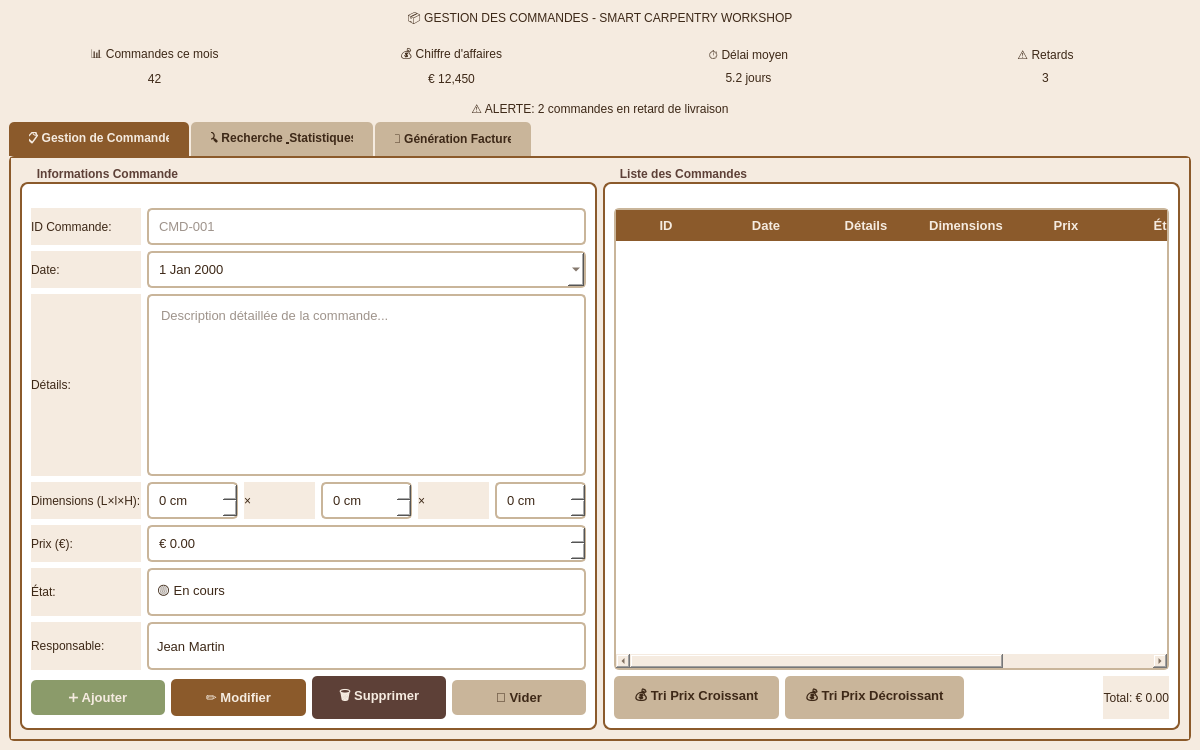
<?xml version="1.0" encoding="UTF-8"?>
<ui version="4.0">
<class>MainWindow</class>
<widget class="QMainWindow" name="MainWindow">
 <property name="geometry">
  <rect>
   <x>0</x>
   <y>0</y>
   <width>1200</width>
   <height>750</height>
  </rect>
 </property>
 <property name="windowTitle">
  <string>Smart Carpentry - Gestion des Commandes</string>
 </property>
 <property name="styleSheet">
  <string notr="true">
    QMainWindow { background-color: #F5EBE0; }
    QWidget { background-color: #F5EBE0; color: #3D2817; font-family: 'Segoe UI', Arial, sans-serif; }
    QTabWidget::pane { border: 2px solid #8B5A2B; background-color: #F5EBE0; border-radius: 5px; }
    QTabBar::tab { background-color: #C9B59A; color: #3D2817; padding: 10px 20px; margin-right: 2px; border-top-left-radius: 5px; border-top-right-radius: 5px; font-weight: bold; }
    QTabBar::tab:selected { background-color: #8B5A2B; color: #F5EBE0; }
    QTabBar::tab:hover { background-color: #9B8068; }
    QGroupBox { background-color: #FFFFFF; border: 2px solid #8B5A2B; border-radius: 8px; margin-top: 15px; padding-top: 15px; font-weight: bold; }
    QGroupBox::title { color: #5D4037; subcontrol-origin: margin; left: 10px; padding: 0 5px; font-size: 10pt; }
    QLineEdit, QTextEdit, QDateEdit, QComboBox, QSpinBox, QDoubleSpinBox { background-color: #FFFFFF; border: 2px solid #C9B59A; border-radius: 5px; padding: 8px; color: #3D2817; font-size: 10pt; }
    QLineEdit:focus, QTextEdit:focus, QDateEdit:focus, QComboBox:focus, QSpinBox:focus, QDoubleSpinBox:focus { border: 2px solid #8B5A2B; }
    QComboBox { font-size: 10pt; min-height: 28px; }
    QComboBox::drop-down { border: none; width: 20px; }
    QComboBox::down-arrow { image: none; border-left: 4px solid transparent; border-right: 4px solid transparent; border-top: 4px solid #8B5A2B; margin-right: 6px; }
    QPushButton { background-color: #8B5A2B; color: #F5EBE0; border: none; border-radius: 5px; padding: 10px 20px; font-weight: bold; font-size: 10pt; }
    QPushButton:hover { background-color: #9B8068; }
    QPushButton:pressed { background-color: #5D4037; }
    QPushButton#btnAjouter { background-color: #8B9B6A; }
    QPushButton#btnAjouter:hover { background-color: #9BAB7A; }
    QPushButton#btnModifier { background-color: #8B5A2B; }
    QPushButton#btnModifier:hover { background-color: #9B8068; }
    QPushButton#btnSupprimer { background-color: #5D4037; }
    QPushButton#btnSupprimer:hover { background-color: #6D4C41; }
    QPushButton#btnVider, QPushButton#btnRechercher, QPushButton#btnResetRecherche, QPushButton#btnTriPrixCroissant, QPushButton#btnTriPrixDecroissant { background-color: #C9B59A; color: #3D2817; }
    QPushButton#btnVider:hover, QPushButton#btnRechercher:hover, QPushButton#btnResetRecherche:hover, QPushButton#btnTriPrixCroissant:hover, QPushButton#btnTriPrixDecroissant:hover { background-color: #D9C5AA; }
    QTableWidget { background-color: #FFFFFF; alternate-background-color: #F5EBE0; border: 2px solid #C9B59A; border-radius: 5px; gridline-color: #C9B59A; color: #3D2817; }
    QTableWidget::item:selected { background-color: #8B5A2B; color: #F5EBE0; }
    QHeaderView::section { background-color: #8B5A2B; color: #F5EBE0; padding: 6px; border: none; font-weight: bold; font-size: 10pt; }
    QLabel#headerTitle { font-size: 22px; font-weight: bold; color: #3D2817; padding: 15px; background-color: #C9B59A; border-radius: 8px; margin: 10px; border: 2px solid #8B5A2B; }
    QFrame#statCard { background-color: #FFFFFF; border: 2px solid #8B5A2B; border-radius: 8px; padding: 15px; }
    QLabel#statValue { font-size: 28px; font-weight: bold; color: #5D4037; }
    QLabel#statText { font-size: 14px; color: #8B5A2B; font-weight: 500; }
    QLabel#alerteLabel { background-color: #FFF3CD; color: #856404; padding: 10px; border-radius: 5px; border: 1px solid #FFEAA7; font-weight: bold; }
    QProgressBar { border: 2px solid #C9B59A; border-radius: 5px; text-align: center; background-color: #FFFFFF; color: #3D2817; }
    QProgressBar::chunk { background-color: #8B9B6A; border-radius: 3px; }
    QPushButton#btnGenererPDF, QPushButton#btnApercuPDF, QPushButton#btnEnvoyerEmail { background-color: #8B9B6A; }
    QPushButton#btnGenererPDF:hover, QPushButton#btnApercuPDF:hover, QPushButton#btnEnvoyerEmail:hover { background-color: #9BAB7A; }
    QPushButton#btnGenererStats, QPushButton#btnExporterStats { background-color: #C9B59A; color: #3D2817; }
    QPushButton#btnGenererStats:hover, QPushButton#btnExporterStats:hover { background-color: #D9C5AA; }
  </string>
 </property>
 <widget class="QWidget" name="centralwidget">
  <layout class="QVBoxLayout" name="verticalLayout">
   <item>
    <widget class="QLabel" name="labelHeader">
     <property name="text">
      <string>📦 GESTION DES COMMANDES - SMART CARPENTRY WORKSHOP</string>
     </property>
     <property name="alignment">
      <set>Qt::AlignCenter</set>
     </property>
    </widget>
   </item>
   <item>
    <layout class="QHBoxLayout" name="horizontalLayoutStats">
     <item>
      <widget class="QFrame" name="frameStats1">
       <layout class="QVBoxLayout" name="verticalLayout_2">
        <item>
         <widget class="QLabel" name="labelStat1">
          <property name="text">
           <string>📊 Commandes ce mois</string>
          </property>
          <property name="alignment">
           <set>Qt::AlignCenter</set>
          </property>
         </widget>
        </item>
        <item>
         <widget class="QLabel" name="valueStat1">
          <property name="text">
           <string>42</string>
          </property>
          <property name="alignment">
           <set>Qt::AlignCenter</set>
          </property>
         </widget>
        </item>
       </layout>
      </widget>
     </item>
     <item>
      <widget class="QFrame" name="frameStats2">
       <layout class="QVBoxLayout" name="verticalLayout_3">
        <item>
         <widget class="QLabel" name="labelStat2">
          <property name="text">
           <string>💰 Chiffre d'affaires</string>
          </property>
          <property name="alignment">
           <set>Qt::AlignCenter</set>
          </property>
         </widget>
        </item>
        <item>
         <widget class="QLabel" name="valueStat2">
          <property name="text">
           <string>€ 12,450</string>
          </property>
          <property name="alignment">
           <set>Qt::AlignCenter</set>
          </property>
         </widget>
        </item>
       </layout>
      </widget>
     </item>
     <item>
      <widget class="QFrame" name="frameStats3">
       <layout class="QVBoxLayout" name="verticalLayout_4">
        <item>
         <widget class="QLabel" name="labelStat3">
          <property name="text">
           <string>⏱️ Délai moyen</string>
          </property>
          <property name="alignment">
           <set>Qt::AlignCenter</set>
          </property>
         </widget>
        </item>
        <item>
         <widget class="QLabel" name="valueStat3">
          <property name="text">
           <string>5.2 jours</string>
          </property>
          <property name="alignment">
           <set>Qt::AlignCenter</set>
          </property>
         </widget>
        </item>
       </layout>
      </widget>
     </item>
     <item>
      <widget class="QFrame" name="frameStats4">
       <layout class="QVBoxLayout" name="verticalLayout_5">
        <item>
         <widget class="QLabel" name="labelStat4">
          <property name="text">
           <string>⚠️ Retards</string>
          </property>
          <property name="alignment">
           <set>Qt::AlignCenter</set>
          </property>
         </widget>
        </item>
        <item>
         <widget class="QLabel" name="valueStat4">
          <property name="text">
           <string>3</string>
          </property>
          <property name="alignment">
           <set>Qt::AlignCenter</set>
          </property>
         </widget>
        </item>
       </layout>
      </widget>
     </item>
    </layout>
   </item>
   <item>
    <widget class="QLabel" name="labelAlerte">
     <property name="text">
      <string>⚠️ ALERTE: 2 commandes en retard de livraison</string>
     </property>
     <property name="alignment">
      <set>Qt::AlignCenter</set>
     </property>
    </widget>
   </item>
   <item>
    <widget class="QTabWidget" name="tabWidget">
     <property name="currentIndex">
      <number>0</number>
     </property>
     <widget class="QWidget" name="tabGestion">
      <attribute name="title">
       <string>📋 Gestion de Commande</string>
      </attribute>
      <layout class="QHBoxLayout" name="horizontalLayout">
       <item>
        <widget class="QGroupBox" name="groupBoxForm">
         <property name="title">
          <string>Informations Commande</string>
         </property>
         <layout class="QGridLayout" name="gridLayout">
          <item row="0" column="0">
           <widget class="QLabel" name="label_ID">
            <property name="text">
             <string>ID Commande:</string>
            </property>
           </widget>
          </item>
          <item row="0" column="1">
           <widget class="QLineEdit" name="txtID">
            <property name="placeholderText">
             <string>CMD-001</string>
            </property>
           </widget>
          </item>
          <item row="1" column="0">
           <widget class="QLabel" name="label_Date">
            <property name="text">
             <string>Date:</string>
            </property>
           </widget>
          </item>
          <item row="1" column="1">
           <widget class="QDateEdit" name="dateCommande">
            <property name="calendarPopup">
             <bool>true</bool>
            </property>
           </widget>
          </item>
          <item row="2" column="0">
           <widget class="QLabel" name="label_Details">
            <property name="text">
             <string>Détails:</string>
            </property>
           </widget>
          </item>
          <item row="2" column="1">
           <widget class="QTextEdit" name="txtDetails">
            <property name="placeholderText">
             <string>Description détaillée de la commande...</string>
            </property>
           </widget>
          </item>
          <item row="3" column="0">
           <widget class="QLabel" name="label_Dimensions">
            <property name="text">
             <string>Dimensions (L×l×H):</string>
            </property>
           </widget>
          </item>
          <item row="3" column="1">
           <layout class="QHBoxLayout" name="horizontalLayout_2">
            <item>
             <widget class="QSpinBox" name="spinLongueur">
              <property name="suffix">
               <string> cm</string>
              </property>
              <property name="maximum">
               <number>1000</number>
              </property>
             </widget>
            </item>
            <item>
             <widget class="QLabel" name="label_x1">
              <property name="text">
               <string>×</string>
              </property>
             </widget>
            </item>
            <item>
             <widget class="QSpinBox" name="spinLargeur">
              <property name="suffix">
               <string> cm</string>
              </property>
              <property name="maximum">
               <number>1000</number>
              </property>
             </widget>
            </item>
            <item>
             <widget class="QLabel" name="label_x2">
              <property name="text">
               <string>×</string>
              </property>
             </widget>
            </item>
            <item>
             <widget class="QSpinBox" name="spinHauteur">
              <property name="suffix">
               <string> cm</string>
              </property>
              <property name="maximum">
               <number>1000</number>
              </property>
             </widget>
            </item>
           </layout>
          </item>
          <item row="4" column="0">
           <widget class="QLabel" name="label_Prix">
            <property name="text">
             <string>Prix (€):</string>
            </property>
           </widget>
          </item>
          <item row="4" column="1">
           <widget class="QDoubleSpinBox" name="spinPrix">
            <property name="prefix">
             <string>€ </string>
            </property>
            <property name="maximum">
             <double>100000.0</double>
            </property>
            <property name="singleStep">
             <double>50.0</double>
            </property>
           </widget>
          </item>
          <item row="5" column="0">
           <widget class="QLabel" name="label_Etat">
            <property name="text">
             <string>État:</string>
            </property>
           </widget>
          </item>
          <item row="5" column="1">
           <widget class="QComboBox" name="comboEtat">
            <item>
             <property name="text">
              <string>🟡 En cours</string>
             </property>
            </item>
            <item>
             <property name="text">
              <string>🟢 Terminée</string>
             </property>
            </item>
            <item>
             <property name="text">
              <string>🔵 Livrée</string>
             </property>
            </item>
           </widget>
          </item>
          <item row="6" column="0">
           <widget class="QLabel" name="label_Responsable">
            <property name="text">
             <string>Responsable:</string>
            </property>
           </widget>
          </item>
          <item row="6" column="1">
           <widget class="QComboBox" name="comboResponsable">
            <item>
             <property name="text">
              <string>Jean Martin</string>
             </property>
            </item>
            <item>
             <property name="text">
              <string>Marie Dubois</string>
             </property>
            </item>
            <item>
             <property name="text">
              <string>Pierre Lambert</string>
             </property>
            </item>
           </widget>
          </item>
          <item row="7" column="0" colspan="2">
           <layout class="QHBoxLayout" name="horizontalLayout_3">
            <item>
             <widget class="QPushButton" name="btnAjouter">
              <property name="text">
               <string>➕ Ajouter</string>
              </property>
             </widget>
            </item>
            <item>
             <widget class="QPushButton" name="btnModifier">
              <property name="text">
               <string>✏️ Modifier</string>
              </property>
             </widget>
            </item>
            <item>
             <widget class="QPushButton" name="btnSupprimer">
              <property name="text">
               <string>🗑️ Supprimer</string>
              </property>
             </widget>
            </item>
            <item>
             <widget class="QPushButton" name="btnVider">
              <property name="text">
               <string>🧹 Vider</string>
              </property>
             </widget>
            </item>
           </layout>
          </item>
         </layout>
        </widget>
       </item>
       <item>
        <widget class="QGroupBox" name="groupBoxListe">
         <property name="title">
          <string>Liste des Commandes</string>
         </property>
         <layout class="QVBoxLayout" name="verticalLayout_6">
          <item>
           <widget class="QTableWidget" name="tableCommandes">
            <column>
             <property name="text">
              <string>ID</string>
             </property>
            </column>
            <column>
             <property name="text">
              <string>Date</string>
             </property>
            </column>
            <column>
             <property name="text">
              <string>Détails</string>
             </property>
            </column>
            <column>
             <property name="text">
              <string>Dimensions</string>
             </property>
            </column>
            <column>
             <property name="text">
              <string>Prix</string>
             </property>
            </column>
            <column>
             <property name="text">
              <string>État</string>
             </property>
            </column>
            <column>
             <property name="text">
              <string>Responsable</string>
             </property>
            </column>
           </widget>
          </item>
          <item>
           <layout class="QHBoxLayout" name="horizontalLayout_4">
            <item>
             <widget class="QPushButton" name="btnTriPrixCroissant">
              <property name="text">
               <string>💰 Tri Prix Croissant</string>
              </property>
             </widget>
            </item>
            <item>
             <widget class="QPushButton" name="btnTriPrixDecroissant">
              <property name="text">
               <string>💰 Tri Prix Décroissant</string>
              </property>
             </widget>
            </item>
            <item>
             <spacer name="horizontalSpacer">
              <property name="orientation">
               <enum>Qt::Horizontal</enum>
              </property>
              <property name="sizeHint" stdset="0">
               <size>
                <width>40</width>
                <height>20</height>
               </size>
              </property>
             </spacer>
            </item>
            <item>
             <widget class="QLabel" name="labelTotal">
              <property name="text">
               <string>Total: € 0.00</string>
              </property>
              <property name="alignment">
               <set>Qt::AlignRight|Qt::AlignTrailing|Qt::AlignVCenter</set>
              </property>
             </widget>
            </item>
           </layout>
          </item>
         </layout>
        </widget>
       </item>
      </layout>
     </widget>
     <widget class="QWidget" name="tabRecherche">
      <attribute name="title">
       <string>🔍 Recherche &amp; Statistiques</string>
      </attribute>
      <layout class="QVBoxLayout" name="verticalLayout_7">
       <item>
        <widget class="QGroupBox" name="groupBoxRecherche">
         <property name="title">
          <string>Recherche Avancée</string>
         </property>
         <layout class="QGridLayout" name="gridLayout_2">
          <item row="0" column="0">
           <widget class="QLabel" name="label_RecherchePar">
            <property name="text">
             <string>Rechercher par:</string>
            </property>
           </widget>
          </item>
          <item row="0" column="1">
           <widget class="QComboBox" name="comboCritere">
            <item>
             <property name="text">
              <string>Date</string>
             </property>
            </item>
            <item>
             <property name="text">
              <string>État</string>
             </property>
            </item>
           </widget>
          </item>
          <item row="1" column="0">
           <widget class="QLabel" name="label_Valeur">
            <property name="text">
             <string>Valeur:</string>
            </property>
           </widget>
          </item>
          <item row="1" column="1">
           <widget class="QLineEdit" name="txtRecherche">
            <property name="placeholderText">
             <string>Saisir la valeur de recherche...</string>
            </property>
           </widget>
          </item>
          <item row="2" column="0" colspan="2">
           <layout class="QHBoxLayout" name="horizontalLayout_5">
            <item>
             <widget class="QPushButton" name="btnRechercher">
              <property name="text">
               <string>🔍 Rechercher</string>
              </property>
             </widget>
            </item>
            <item>
             <widget class="QPushButton" name="btnResetRecherche">
              <property name="text">
               <string>🔄 Réinitialiser</string>
              </property>
             </widget>
            </item>
           </layout>
          </item>
         </layout>
        </widget>
       </item>
       <item>
        <layout class="QHBoxLayout" name="horizontalLayout_6">
         <item>
          <widget class="QGroupBox" name="groupBoxMetiers">
           <property name="title">
            <string>🚀 Métiers Innovants</string>
           </property>
           <layout class="QVBoxLayout" name="verticalLayout_8">
            <item>
             <widget class="QLabel" name="label_Delai">
              <property name="text">
               <string>Estimation intelligente du délai:</string>
              </property>
             </widget>
            </item>
            <item>
             <widget class="QLabel" name="valueDelai">
              <property name="text">
               <string>⏱️ 5-7 jours (selon charge actuelle)</string>
              </property>
              <property name="alignment">
               <set>Qt::AlignCenter</set>
              </property>
             </widget>
            </item>
            <item>
             <widget class="QProgressBar" name="progressCharge">
              <property name="value">
               <number>75</number>
              </property>
             </widget>
            </item>
            <item>
             <widget class="QLabel" name="label_Charge">
              <property name="text">
               <string>Charge actuelle: 75%</string>
              </property>
              <property name="alignment">
               <set>Qt::AlignCenter</set>
              </property>
             </widget>
            </item>
            <item>
             <widget class="QLabel" name="label_Alertes">
              <property name="text">
               <string>Alertes intelligentes sur les retards:</string>
              </property>
             </widget>
            </item>
            <item>
             <widget class="QLabel" name="valueAlertes">
              <property name="text">
               <string>🔴 2 commandes en retard</string>
              </property>
              <property name="alignment">
               <set>Qt::AlignCenter</set>
              </property>
             </widget>
            </item>
           </layout>
          </widget>
         </item>
         <item>
          <widget class="QGroupBox" name="groupBoxStats">
           <property name="title">
            <string>📈 Statistiques Avancées</string>
           </property>
           <layout class="QVBoxLayout" name="verticalLayout_9">
            <item>
             <widget class="QLabel" name="label_CommandesVendues">
              <property name="text">
               <string>Commandes plus vendues:</string>
              </property>
             </widget>
            </item>
            <item>
             <widget class="QTableWidget" name="tableTopCommandes">
              <column>
               <property name="text">
                <string>Produit</string>
               </property>
              </column>
              <column>
               <property name="text">
                <string>Quantité</string>
               </property>
              </column>
              <column>
               <property name="text">
                <string>CA Total</string>
               </property>
              </column>
             </widget>
            </item>
            <item>
             <layout class="QHBoxLayout" name="horizontalLayout_7">
              <item>
               <widget class="QPushButton" name="btnGenererStats">
                <property name="text">
                 <string>📊 Générer Statistiques</string>
                </property>
               </widget>
              </item>
              <item>
               <widget class="QPushButton" name="btnExporterStats">
                <property name="text">
                 <string>📤 Exporter CSV</string>
                </property>
               </widget>
              </item>
             </layout>
            </item>
           </layout>
          </widget>
         </item>
        </layout>
       </item>
       <item>
        <widget class="QGroupBox" name="groupBoxResultats">
         <property name="title">
          <string>Résultats de Recherche</string>
         </property>
         <layout class="QVBoxLayout" name="verticalLayout_10">
          <item>
           <widget class="QTableWidget" name="tableResultats">
            <column>
             <property name="text">
              <string>ID</string>
             </property>
            </column>
            <column>
             <property name="text">
              <string>Date</string>
             </property>
            </column>
            <column>
             <property name="text">
              <string>Détails</string>
             </property>
            </column>
            <column>
             <property name="text">
              <string>Prix</string>
             </property>
            </column>
            <column>
             <property name="text">
              <string>État</string>
             </property>
            </column>
            <column>
             <property name="text">
              <string>Responsable</string>
             </property>
            </column>
           </widget>
          </item>
         </layout>
        </widget>
       </item>
      </layout>
     </widget>
     <widget class="QWidget" name="tabFacture">
      <attribute name="title">
       <string>🧾 Génération Facture</string>
      </attribute>
      <layout class="QVBoxLayout" name="verticalLayout_11">
       <item>
        <widget class="QGroupBox" name="groupBoxFacture">
         <property name="title">
          <string>Génération automatique de facture PDF</string>
         </property>
         <layout class="QGridLayout" name="gridLayout_3">
          <item row="0" column="0">
           <widget class="QLabel" name="label_SelectCommande">
            <property name="text">
             <string>Sélectionner une commande:</string>
            </property>
           </widget>
          </item>
          <item row="0" column="1">
           <widget class="QComboBox" name="comboFactureCommande">
            <item>
             <property name="text">
              <string>CMD-001 - Table en chêne</string>
             </property>
            </item>
            <item>
             <property name="text">
              <string>CMD-002 - Bibliothèque</string>
             </property>
            </item>
            <item>
             <property name="text">
              <string>CMD-003 - Chaise design</string>
             </property>
            </item>
           </widget>
          </item>
          <item row="1" column="0">
           <widget class="QLabel" name="label_ClientInfo">
            <property name="text">
             <string>Informations client:</string>
            </property>
           </widget>
          </item>
          <item row="1" column="1">
           <widget class="QTextEdit" name="txtClientInfo">
            <property name="placeholderText">
             <string>Nom, adresse, téléphone, email...</string>
            </property>
           </widget>
          </item>
          <item row="2" column="0">
           <widget class="QLabel" name="label_DetailsFacture">
            <property name="text">
             <string>Détails facture:</string>
            </property>
           </widget>
          </item>
          <item row="2" column="1">
           <widget class="QTextEdit" name="txtDetailsFacture">
            <property name="plainText">
             <string>• Table en chêne massif - 180×90×75 cm
• Finition vernis mat
• Livraison incluse
• Garantie 2 ans</string>
            </property>
           </widget>
          </item>
          <item row="3" column="0" colspan="2">
           <layout class="QHBoxLayout" name="horizontalLayout_8">
            <item>
             <widget class="QPushButton" name="btnGenererPDF">
              <property name="text">
               <string>📄 Générer Facture PDF</string>
              </property>
             </widget>
            </item>
            <item>
             <widget class="QPushButton" name="btnApercuPDF">
              <property name="text">
               <string>👁️ Aperçu Facture</string>
              </property>
             </widget>
            </item>
            <item>
             <widget class="QPushButton" name="btnEnvoyerEmail">
              <property name="text">
               <string>📧 Envoyer au Client</string>
              </property>
             </widget>
            </item>
            <item>
             <spacer name="horizontalSpacer_2">
              <property name="orientation">
               <enum>Qt::Horizontal</enum>
              </property>
              <property name="sizeHint" stdset="0">
               <size>
                <width>40</width>
                <height>20</height>
               </size>
              </property>
             </spacer>
            </item>
            <item>
             <widget class="QLabel" name="label_PDFStatus">
              <property name="text">
               <string>🟢 Prêt à générer</string>
              </property>
             </widget>
            </item>
           </layout>
          </item>
         </layout>
        </widget>
       </item>
       <item>
        <widget class="QGroupBox" name="groupBoxPreview">
         <property name="title">
          <string>Aperçu Facture</string>
         </property>
         <layout class="QVBoxLayout" name="verticalLayout_12">
          <item>
           <widget class="QLabel" name="labelPreview">
            <property name="text">
             <string>Votre facture PDF sera générée ici...</string>
            </property>
            <property name="alignment">
             <set>Qt::AlignCenter</set>
            </property>
           </widget>
          </item>
         </layout>
        </widget>
       </item>
      </layout>
     </widget>
    </widget>
   </item>
  </layout>
 </widget>
</widget>
<resources/>
<connections/>
</ui>
